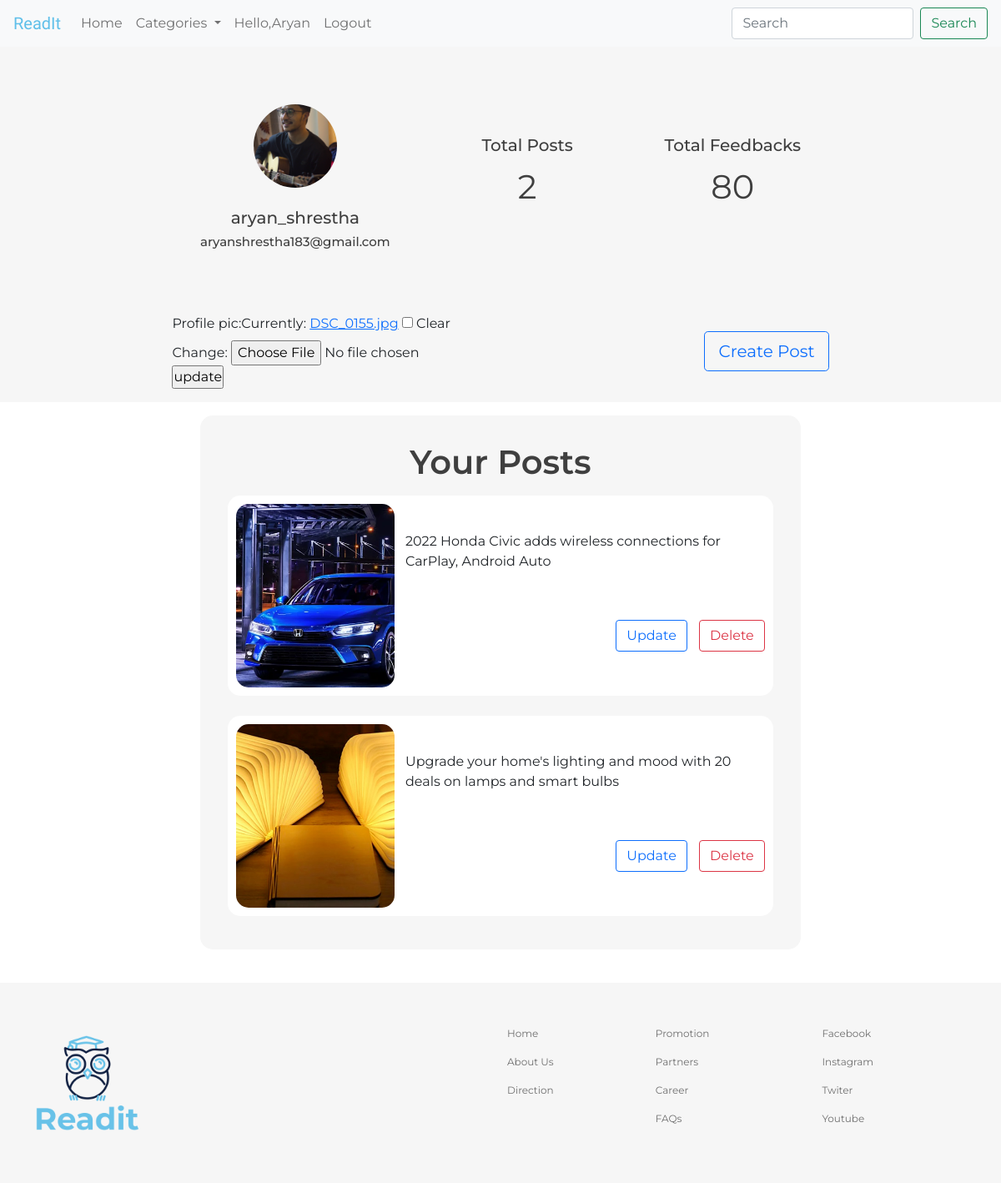
The app's page /dashboard/ (signed in) with its own data.
### blog/models.py (models this page shows, shortened)
class Author(models.Model):
    user = models.OneToOneField(User, on_delete=models.CASCADE, null=True, blank=True)
    profile_pic = models.ImageField(null=True, blank=True, default='image/placeholder.png')

class Post(models.Model):
    author = models.ForeignKey(User, null=True, blank=True, on_delete=models.CASCADE)
    title = models.CharField(max_length=150)
    body = RichTextField(null=True, blank=True)
    image = models.ImageField(null=True, blank=True)
    category = models.ManyToManyField(Category)
    date_created = models.DateTimeField(auto_now_add=True, null=True)
    slang = models.CharField(null=True, blank=True, max_length=200)

### blog/decorators.py (the view)
        def wrapper_function(request, *args, **kwargs):
            group = None
            if request.user.groups.exists():
                group = request.user.groups.all()[0].name
            if group in allowed_roles:
                return view_function(request, *args, **kwargs)
            else:
                return HttpResponse("You are not authorized to view this page")

### blog/forms.py
class UserProfilePicForm(forms.ModelForm):
    class Meta:
        model = Author
        fields = ['profile_pic']

### blog/views.py (called while the page is built)
@login_required(login_url='blog:login')
@allowed_user(allowed_roles=['author'])
def dashboard(request):
    user = request.user
    posts = Post.objects.filter(author=user)
    total_posts = len(posts)
    categories = Category.objects.all()
    author = user.author
    form = UserProfilePicForm(instance=author)
    context = {
        'posts': posts,
        'total_posts': total_posts,
        'categories': categories,
        'form':form,
    }
    return render(request, 'blog/dashboard.html', context)

### blog/templates/blog/dashboard.html (shortened to what this page needs)
{% extends 'blog/main.html'%}
{% load static %}
{% block content %}
    <div class="outer-profile-container">
        <div class="inner-profile-container">
            <div class="profile-detail-container">
                <div class="profile-picture" style="background-image: url('{{user.author.profile_pic.url}}');">
                </div>
                <h2>{{user.username}}</h2>
                <h3>{{user.email}}</h3>
            </div>
            <div class="total-post">
                <h3>Total Posts</h3>
                <p>{{total_posts}}</p>
            </div>
            <div class="total-feedbacks">
                <h3>Total Feedbacks</h3>
                <p>80</p>
            </div>
        </div>
    </div>
     <div class="form">
        <form action="{% url 'blog:update_profile_pic' %}" method="POST" enctype='multipart/form-data'>
            {{form}}<br>
            <input type="submit" value="update">
        </form>
         <a href="{% url 'blog:create_post' %}"><button type="button" class="btn btn-outline-primary btn-lg">Create Post</button></a>
    </div>
    <div class="your-post">
        <h1>Your Posts</h1>
        {% for post in posts %}
        <div class="post-card">
            {% if post.image %}
            <div class="post-thumbnail" style="background-image: url('{{post.image.url}}');">
            </div>
            {% else %}
            <div class="post-thumbnail" style="background-image: url('');">
            </div>
            {% endif %}
            <div class="post-title">
                <p>{{post.title}}</p>
                <div class="buttons">
                    <a href="{% url 'blog:update_post' post.slang %}" class="btn btn-outline-primary" style="margin: 10px;">Update</a>
                    <a href="{% url 'blog:delete_post' post.slang %}" class="btn btn-outline-danger">Delete</a>
                </div>
            </div>
        </div>
        {% endfor %}
    </div>
{% endblock %}

### blog/templates/blog/main.html (shortened to what this page needs)
{% load static %}
<!DOCTYPE html>
<html lang="en">
<head>
    <link rel="stylesheet" href="https://maxcdn.bootstrapcdn.com/bootstrap/4.0.0/css/bootstrap.min.css">
    <link href="https://cdn.jsdelivr.net/npm/bootstrap@5.0.0-beta3/dist/css/bootstrap.min.css" rel="stylesheet">
    <link rel="stylesheet" href="{% static '/style/style.css' %}">
</head>
<body>
   <nav class="navbar navbar-expand-lg navbar-light bg-light">
  <a class="navbar-brand" href="{% url 'blog:index' %}" style="font-family:Rock Salt, sans-serif; color:#5FBFE9;">ReadIt</a>
  <div class="collapse navbar-collapse" id="navbarTogglerDemo02">
    <ul class="navbar-nav mr-auto mt-2 mt-lg-0">
      <li class="nav-item">
        <a class="nav-link" href="{% url 'blog:index'%}">Home</a>
      </li>
         <li class="nav-item dropdown">
        <a class="nav-link dropdown-toggle" href="#" id="navbarDropdownMenuLink" data-toggle="dropdown" aria-haspopup="true" aria-expanded="false">
         Categories
        </a>
      </li>
        {% if user.is_authenticated %}
            {% for group in user.groups.all %}
                {% if group.name == 'admin' %}
                  <li class="nav-item">
                    <a class="nav-link" href="{% url 'blog:admin_dashboard'%}">Hello,{{user.first_name}}</a>
                  </li>
                {% else %}
                    <li class="nav-item">
                    <a class="nav-link" href="{% url 'blog:dashboard'%}">Hello,{{user.first_name}}</a>
                  </li>
                {% endif %}
            {% endfor %}
          <li class="nav-item">
            <a class="nav-link" href="{% url 'blog:logout' %}">Logout</a>
          </li>
        {% endif %}
    </ul>
    <form class="form-inline my-2 my-lg-0" method="get" action="{% url 'blog:search' %}">
      <input class="form-control mr-sm-2" type="search" placeholder="Search" name="search">
      <button class="btn btn-outline-success my-2 my-sm-0" type="submit">Search</button>
    </form>
  </div>
</nav>
    {% block content %}
    {% endblock%}
<footer style="margin-top: 5vh">
    <div class="footer-container" >
        <img src="{% static '/images/logo.png' %}" alt="">
        <div class="footer-text">
            <table class="table" style=" color: #707070;">
                <tr>
                    <td>Home</td>
                    <td>Promotion</td>
                    <td>Facebook</td>
                </tr>
                <tr>
                    <td>About Us</td>
                    <td>Partners</td>
                    <td>Instagram</td>
                </tr>
                <tr>
                    <td>Direction</td>
                    <td>Career</td>
                    <td>Twiter</td>
                </tr>
                <tr>
                    <td></td>
                    <td>FAQs</td>
                    <td>Youtube</td>
                </tr>
            </table>
        </div>
    </div>
</footer>
</body>
</html>

### static/style/style.css (style rules this page uses)
* { margin: 0; padding: 0; -webkit-box-sizing: border-box; box-sizing: border-box; }
body { font-family: 'Montserrat', sans-serif; }
footer { background-color: #F6F6F6; width: 100%; height: 30vh; display: -webkit-box; display: -ms-flexbox; display: flex; }
.footer-container { width: 95%; margin: auto; height: 100%; display: -webkit-box; display: -ms-flexbox; display: flex; -webkit-box-pack: justify; -ms-flex-pack: justify; justify-content: space-between; -webkit-box-align: center; -ms-flex-align: center; align-items: center; }
.footer-container img { width: 150px; height: auto; }
.footer-text { width: 50%; font-size: 12px; }
.footer-text td { border: none; }
.profile-picture { width: 100px; height: 100px; background-position: center; background-repeat: none; background-size: cover; border-radius: 50%; margin-bottom: 3vh; }
.form { width:100%%; background-color:#f6f6f6; display:flex; justify-content: space-evenly; align-items: center; padding-bottom: 2vh; }
.outer-profile-container { background-color: #F6F6F6; width: 100%; height: 40vh; }
.inner-profile-container { width: 60%; display: -webkit-box; display: -ms-flexbox; display: flex; -webkit-box-pack: justify; -ms-flex-pack: justify; justify-content: space-between; -webkit-box-align: center; -ms-flex-align: center; align-items: center; margin: auto; height: 100%; }
.profile-detail-container { display: -webkit-box; display: -ms-flexbox; display: flex; -webkit-box-orient: vertical; -webkit-box-direction: normal; -ms-flex-direction: column; flex-direction: column; -webkit-box-align: center; -ms-flex-align: center; align-items: center; -webkit-box-pack: justify; -ms-flex-pack: justify; justify-content: space-between; }
.profile-detail-container h2 { font-size: 20px; color: #3F3F3F; }
.profile-detail-container h3 { font-size: 15px; color: #3F3F3F; }
.total-post, .total-feedbacks { display: -webkit-box; display: -ms-flexbox; display: flex; -webkit-box-orient: vertical; -webkit-box-direction: normal; -ms-flex-direction: column; flex-direction: column; -webkit-box-align: center; -ms-flex-align: center; align-items: center; -webkit-box-pack: justify; -ms-flex-pack: justify; justify-content: space-between; }
.total-post h3, .total-feedbacks h3 { font-size: 20px; color: #3F3F3F; }
.total-post p, .total-feedbacks p { font-size: 40px; color: #3F3F3F; }
.your-post { width: 60%; padding: 2vh; background-color: #F6F6F6; margin: 2vh auto; display: -webkit-box; display: -ms-flexbox; display: flex; -webkit-box-orient: vertical; -webkit-box-direction: normal; -ms-flex-direction: column; flex-direction: column; -webkit-box-align: center; -ms-flex-align: center; align-items: center; -webkit-box-pack: justify; -ms-flex-pack: justify; justify-content: space-between; border-radius: 15px; }
.your-post h1 { font-size: 40px; margin: 2vh; font-weight: 600; color: #3F3F3F; }
.post-card { width: 95%; background-color: #fff; height: 30vh; margin-bottom: 3vh; border-radius: 15px; display: -webkit-box; display: -ms-flexbox; display: flex; -webkit-box-pack: justify; -ms-flex-pack: justify; justify-content: space-between; padding: 10px; }
.post-thumbnail { width: 30%; border-radius: 15px; background-color: #ddd7fa; background-position: center; background-size: cover; }
.post-title { width: 68%; display: -webkit-box; display: -ms-flexbox; display: flex; -webkit-box-orient: vertical; -webkit-box-direction: normal; -ms-flex-direction: column; flex-direction: column; -webkit-box-pack: space-evenly; -ms-flex-pack: space-evenly; justify-content: space-evenly; }
.buttons { -ms-flex-item-align: end; align-self: flex-end; }

### records on screen
Post: image (picture), title "2022 Honda Civic adds wireless connections for CarPlay, Android Auto"
Post: image (picture), title "Upgrade your home's lighting and mood with 20 deals on lamps and smart bulbs"

### other values on screen
{{ user.first_name }} "Aryan"
{{ user.username }} "aryan_shrestha"
{{ user.email }} "aryanshrestha183@gmail.com"
{{ total_posts }} "2"
